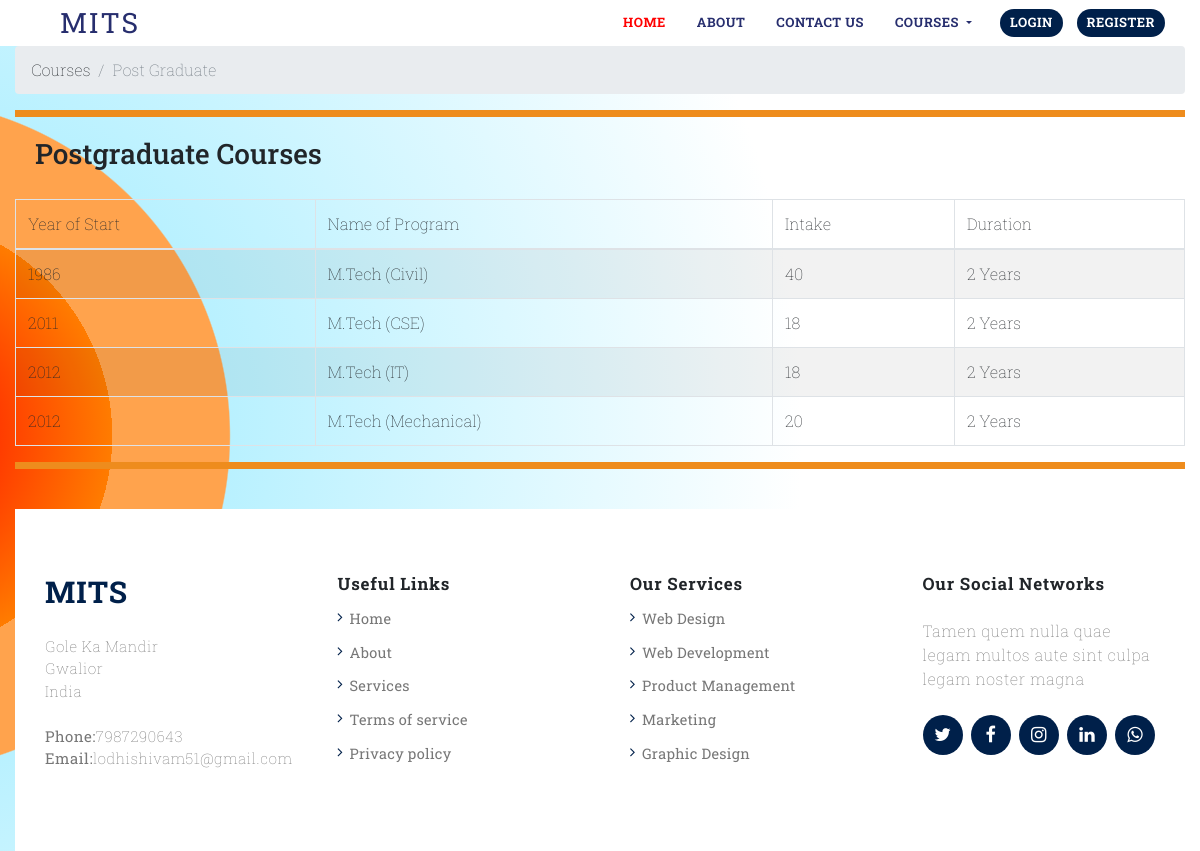
Page /pg.php on the committed database.
### tables this page shows
CREATE TABLE `course` (
  `c_id` varchar(20) NOT NULL,
  `year` int(8) NOT NULL,
  `c_name` varchar(50) NOT NULL,
  `duration` int(10) NOT NULL,
  `fees` int(20) NOT NULL,
  `intake` int(10) NOT NULL,
  `f_seats` int(10) NOT NULL,
  `v_seats` int(20) NOT NULL,
  `c_type` varchar(20) NOT NULL
);

### pg.php (the view, shortened to what this page needs)
<?php
require 'connection.php';
  $result2 = mysqli_query($conn, "SELECT * FROM course where c_type='pg' ");
?>
<!DOCTYPE html>
<html lang="en">
<head>
    <link rel="stylesheet" href="https://cdnjs.cloudflare.com/ajax/libs/font-awesome/4.7.0/css/font-awesome.min.css">
    <link rel="stylesheet" href="css/bootstrap.min.css">
    <link rel="stylesheet" href="css/style.css">
</head>
<body>
    <div class="head">
        <div class="container">
            <div class="head_main">
                <nav class="navbar navbar-expand-lg navbar-light p-0 m-0">
                    <a class="navbar-brand  logo border-dark header_logo" href="index.html">
                        <img class="img-fluid " width="90px" src="images/mits-logo.png" alt=""> MITS</a>
                    <div class="collapse navbar-collapse justify-content-end" id="navbarNav">
                        <ul class="navbar-nav">
                            <li class="nav-item margin_right">
                                <a class="nav-link active_line my_nav" href="index.html">HOME </a>
                            </li>
                            <li class="nav-item margin_right">
                                <a class="nav-link my_nav" href="about.html">ABOUT</a>
                            </li>
                            <li class="nav-item margin_right">
                                <a class="nav-link my_nav" href="contact.html">CONTACT US</a>
                            </li>
                            <li class="nav-item dropdown margin_right">
                                <a class="nav-link my_nav dropdown-toggle" href="ug.html" role="button" data-toggle="dropdown"
                                    aria-expanded="false">
                                    COURSES
                                </a>
                            </li>
                        </ul>
                        <div class="log_btn margin_right">
                            <a href="login.html">Login</a>
                            <a  href="register-form.html">Register</a>
                        </div>
                    </div>
                </nav>
            </div>
        </div>
    </div>
    <section id="sp-section-6">
        <div class="container">
<div class="container-inner">
<div class="row">
<div id="sp-breadcrumbs" class="col-lg-12 "><div class="sp-column "><div class="sp-module "><div class="sp-module-content">
<ol itemscope="" itemtype="https://schema.org/BreadcrumbList" class="breadcrumb">
<li itemprop="itemListElement" itemscope="" itemtype="https://schema.org/ListItem" class="breadcrumb-item"><span itemprop="name">Courses</span>				<meta itemprop="position" content="1">
</li>
    <li itemprop="itemListElement" itemscope="" itemtype="https://schema.org/ListItem" class="breadcrumb-item active"><span itemprop="name">Post Graduate</span>				<meta itemprop="position" content="2">
</li>
</ol>
</div></div></div></div></div>
            </div>
</div>
</section>
<section id="sp-main-body" class="top_mvd_section">
    <div class="container">
<div class="container-inner">
<div class="row">
<main id="sp-component" class="col-lg-12 ">
<div class="sp-column ">
<div class="article-details " itemscope="" itemtype="https://schema.org/Article">
<div itemprop="articleBody">
<div><div class="row align-items-center">
<div class="col-lg-12">
    <div class="left_head">
        <aside style="font-size:1.5em;border-top:7px solid rgb(238, 140, 29);padding:20px;">
            <h3>Postgraduate Courses </h3>
            </aside>
    </div>
<div class="table-responsive">
<table class="table table-striped table-bordered">
<thead>
<tr>
<th scope="col">Year of Start</th>
<th scope="col">Name of Program</th>
<th scope="col">Intake</th>
<th scope="col">Duration</th>
</tr>
</thead>
<tbody>
                             <tr>
                             <?php
                            while($row2 = mysqli_fetch_assoc($result2))
                            {
                            ?>
                            <td><?php echo $row2['year']?></td>
                            <td><?php echo $row2['c_name']?></td>
                            <td><?php echo $row2['intake']?></td>
                            <td><?php echo $row2['duration']?> Years</td>
                            </tr>
                             <?php
                            }
                            ?>
                            </tbody>
</table>
</div>
</div>
</div>
<aside style="font-size:1.5em;border-top:7px solid rgb(238, 140, 29);padding:20px;"></aside>
<div class="footer_main">
    <div class="container">
        <div class="row">
            <div class="col-lg-3 col-md-6 col-sm-6 footer_col_main">
                <div class="footer_col">
                    <div class="footer_logo">
                        <a href="#">
                            <h3>MITS</h3>
                        </a>
                        <p>Gole Ka Mandir <br>
                            Gwalior<br>India
                            <br>
                            <br>
                            <strong>Phone:</strong>7987290643 <br>
                            <strong>Email:</strong>lodhishivam51@gmail.com
                        </p>
                    </div>
                </div>
            </div>
            <div class="col-lg-3 col-md-6 col-sm-6 footer_col_main">
                <div class="footer_col">
                    <h6>Useful Links</h6>
                    <ul class="m-0 p-0">
                        <li><a href="#">Home</a></li>
                        <li><a href="#">About</a></li>
                        <li><a href="#">Services</a></li>
                        <li><a href="#">Terms of service</a></li>
                        <li><a href="#">Privacy policy</a></li>
                    </ul>
                </div>
            </div>
            <div class="col-lg-3 col-md-6 col-sm-6 footer_col_main">
                <div class="footer_col">
                    <h6>Our Services</h6>
                    <ul class="m-0 p-0">
                        <li><a href="#">Web Design</a></li>
                        <li><a href="#">Web Development</a></li>
                        <li><a href="#">Product Management</a></li>
                        <li><a href="#">Marketing</a></li>
                        <li><a href="#">Graphic Design</a></li>
                    </ul>
                </div>
            </div>
            <div class="col-lg-3 col-md-6 col-sm-6 footer_col_main">
                <div class="footer_col">
                    <h6>Our Social Networks</h6>
                    <p>Tamen quem nulla quae legam multos aute sint culpa legam noster magna
                    </p>
                    <div class="footer_media mt-4">
                        <div class="footer_icon">
                            <a href=""> <i class="fa fa-twitter" aria-hidden="true"></i></a>
                        </div>
                        <div class="footer_icon">
                            <a href=""> <i class="fa fa-facebook" aria-hidden="true"></i></a>
                        </div>
                        <div class="footer_icon">
                            <a href="#"> <i class="fa fa-instagram" aria-hidden="true"></i></a>
                        </div>
                        <div class="footer_icon">
                            <a href="#"> <i class="fa fa-linkedin" aria-hidden="true"></i></a>
                        </div>
                        <div class="footer_icon">
                            <a href="#"> <i class="fa fa-whatsapp" aria-hidden="true"></i></a>
                        </div>
                    </div>
                </div>
            </div>
        </div>
    </div>
</div>
</body>
</html>

### css/style.css (style rules this page uses)
* { box-sizing: border-box !important; text-decoration: none !important; list-style: none !important; font-family: "Roboto Slab" !important; font-weight: lighter; padding: 0; margin: 0; }
body { margin: auto; background: radial-gradient(circle at -8.9% 51.2%, rgb(255, 0, 0) 0%, rgb(255, 124, 0) 15.9%, rgb(255, 163, 77) 15.9%, rgb(255, 163, 77) 24.4%, rgb(185, 241, 255) 24.5%, rgb(255, 255, 255) 66%); background-repeat: no-repeat; background-size: contain; }
html { scroll-behavior: smooth; }
.container { max-width: 1200px !important; width: 100%; margin: auto; }
.head { width: 100%; float: left; color: black; background-color: white; }
.logo { position: relative; top: 30; left: 0px; }
.head_main { width: 100%; float: left; }
.header_logo { background-color: white; margin: 0 !important; padding: 2px 36px; color: #272e6e !important; font-size: 28px; font-weight: bolder; letter-spacing: 2px; }
.my_nav { color: #272e6e !important; font-size: 13px; font-weight: bold; letter-spacing: 0.5px; text-transform: uppercase; transition: 0.3s; }
.active_line { color: red !important; }
.margin_right { margin-right: 15px; }
.log_btn a { display: inline-block; font-size: 13px; font-weight: bold; letter-spacing: 0.5px; background: #00204a; padding: 4px 10px; margin: 5px; border-radius: 50px; text-transform: uppercase; color: #fff !important; }
.footer_main { width: 100%; float: left; padding: 50px 0px; background: white; }
.footer_col { width: 100%; padding: 15px; }
.footer_logo { width: 100%; }
.footer_logo h3 { color: #00204a; }
.footer_logo h3 { font-size: 30px; letter-spacing: 1px; font-weight: bold; margin-bottom: 15px; }
.footer_logo p { color: #7e7e7e; font-size: 15px; letter-spacing: 0.2px; }
.footer_col h6 { font-weight: bold; font-size: 17px; letter-spacing: 0.8px; }
.footer_col li a { color: #777777; display: inline-block; padding: 6px 12px; font-weight: normal !important; font-size: 14.5px; letter-spacing: 0.3px; transition: 0.3s; position: relative; }
.footer_col li a::after { position: absolute; top: 5px; left: 0px; content: "\f105"; font-family: FontAwesome; color:#00204a; }
.footer_col p { color: #777777; letter-spacing: 0.5px; margin-top: 25px; }
.footer_media { width: 100%; display: flex; justify-content: space-between; }
.footer_icon { width: 40px; height: 40px; border-radius: 50%; background-color:#00204a; display: flex; justify-content: center; align-items: center; transition: 0.3s; cursor: pointer; }
.footer_icon i { font-family: FontAwesome !important; color: #fff; font-size: 18px; }

### rows in the picture
course: year "1986", c_name "M.Tech (Civil)", intake "40", duration "2"
course: year "2011", c_name "M.Tech (CSE)", intake "18", duration "2"
course: year "2012", c_name "M.Tech (IT)", intake "18", duration "2"
course: year "2012", c_name "M.Tech (Mechanical)", intake "20", duration "2"
